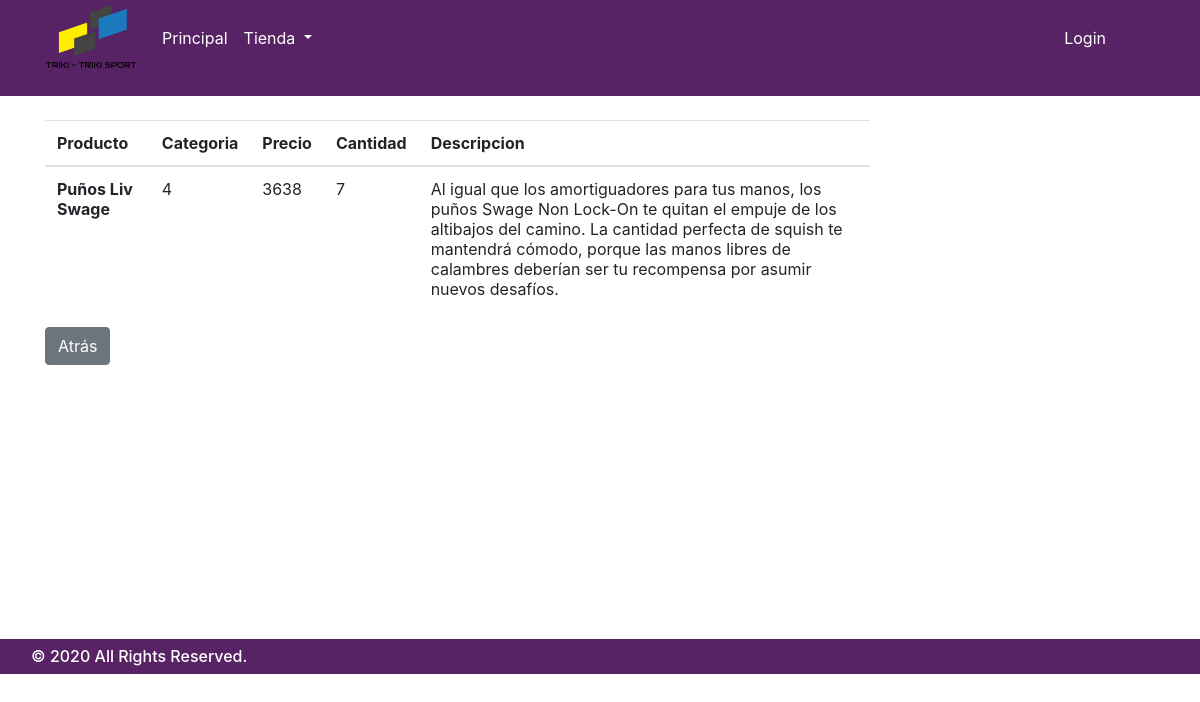
The app's page /?c=controller_view_general_product&id_product=3 with its own data.
### tables this page shows
CREATE TABLE `products` (
  `id_product` int(11) NOT NULL,
  `name_product` varchar(255) NOT NULL,
  `id_categorie` int(11) NOT NULL,
  `price` int(11) NOT NULL,
  `quantity` int(11) NOT NULL,
  `description` text NOT NULL
);

### Model/Products_Model.php (called while the page is built, shortened)
<?php
class Products_Model {
  public function __construct($pname_product = "", $pcategorie = "", $pprice = "", $pquantity = "", $pdescription = "", $pid_product = 0) {
    $this->name_product = $pname_product;
    $this->categorie = $pcategorie;
    $this->price = $pprice;
    $this->quantity = $pquantity;
    $this->description = $pdescription;
  }
  public function readProduct($id_product = 0) {
    $rows = [];
    try {
      $sql = "SELECT * FROM products";
      $pdo = new connection();
      $pdo = $pdo->connect();
      if ($id_product) {
	$sql .= " WHERE id_product = '$id_product'";
      }
      $result = $pdo->query($sql);
      foreach ($result->fetchAll() as $value) {
	$rows [] = new Products_Model($value['name_product'], $value['id_categorie'], $value['price'], $value['quantity'], $value['description'], $value['id_product']);
      }
    } catch (PDOException $ex) {
      error_log("Error en la funcion" . __FUNCTION__ . " en el archivo" . __FILE__ . " con el error " . $ex->getMessage());
    }
    return $rows;
  }
}

### Views/view_product_general_client.php (the view)
<?php include 'Views/header.php'; ?>
<br>
<div class="container" id="partMainProduc">
  <div class="row">
    <div class="col-xs-12 col-sm-8 col-md-9">
      <table class="table">
	<thead>
	  <tr>
	    <th scope="col">Producto</th>
	    <th scope="col">Categoria</th>
	    <th scope="col">Precio</th>
	    <th scope="col">Cantidad</th>
	    <th scope="col">Descripcion</th>
	  </tr>
	</thead>
	<tbody>
	  <tr>
	    <th scope="row"><?php echo $rows->name_product; ?></th>
	    <td><?php echo $rows->categorie; ?></td>
	    <td><?php echo $rows->price; ?></td>
	    <td><?php echo $rows->quantity; ?></td>
	    <td><?php echo $rows->description; ?></td>
	  </tr>
	</tbody>
      </table>
      <a class="btn btn-secondary" href="?c=controller_view_products" role="button">Atrás</a>
    </div>
  </div>
</div>
</body>

### CSS/Style.css (style rules this page uses)
body { background-repeat: no-repeat; background-size: cover; }

### records on screen
products: name_product "Puños Liv Swage", id_categorie "4", price "3638", quantity "7", description "Al igual que los amortiguadores para tus manos, los puños Swage Non Lock-On te quitan el empuje de los altibajos del camino. La cantidad perfecta de squish te mantendrá cómodo, porque las manos libres de calambres deberían ser tu recompensa por asumir nuevos desafíos."
